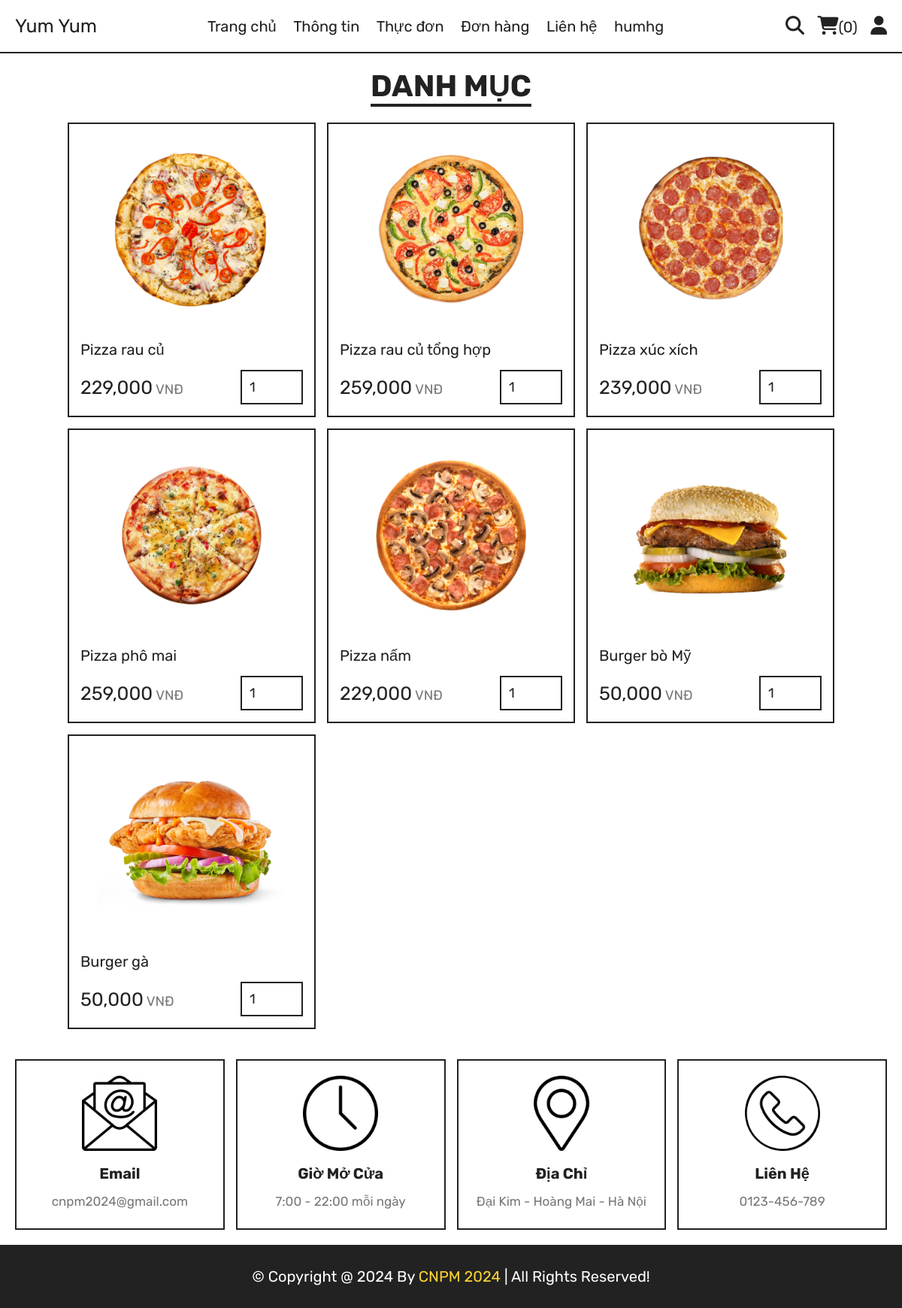
/food_website/category.php?category=Đồ ăn nhanh, run on the app's committed database.
### tables this page shows
CREATE TABLE `products` (
  `id` int(100) NOT NULL,
  `name` varchar(100) NOT NULL,
  `category` varchar(100) NOT NULL,
  `price` int(10) NOT NULL,
  `image` varchar(100) NOT NULL,
  `description` varchar(255) DEFAULT NULL
);

### food_website/category.php (the view, shortened to what this page needs)
<!DOCTYPE html>
<html lang="en">
<head>
   <link rel="stylesheet" href="https://cdnjs.cloudflare.com/ajax/libs/font-awesome/6.1.1/css/all.min.css">
   <link rel="stylesheet" href="css/style.css">
</head>
<body>
<?php include 'components/user_header.php'; ?>
<section class="products">
   <h1 class="title">Danh mục</h1>
   <div class="box-container">
      <?php
         $category = $_GET['category'];
         $select_products = $conn->prepare("SELECT * FROM `products` WHERE category = ?");
         $select_products->execute([$category]);
         if($select_products->rowCount() > 0){
            while($fetch_products = $select_products->fetch(PDO::FETCH_ASSOC)){
      ?>
      <form action="" method="post" class="box">
         <img src="uploaded_img/<?= $fetch_products['image']; ?>" alt="">
         <div class="name"><?= $fetch_products['name']; ?></div>
         <div class="flex">
            <div class="price"><?= number_format($fetch_products['price']); ?><span> VNĐ</span></div>
            <input type="number" name="qty" class="qty" min="1" max="99" value="1" maxlength="2">
         </div>
      </form>
      <?php
            }
         }else{
            echo '<p class="empty">Chưa có sản phẩm được thêm!</p>';
         }
      ?>
   </div>
</section>
<?php include 'components/footer.php'; ?>
</body>
</html>

### food_website/css/style.css (style rules this page uses)
:root { --yellow:#fed330; --red:#e74c3c; --white:#fff; --black:#222; --light-color:#777; --border:.2rem solid var(--black); }
* { font-family: 'Rubik', sans-serif; margin:0; padding:0; box-sizing: border-box; outline: none; border: none; text-decoration: none; }
html { font-size: 62.5%; overflow-x: hidden; scroll-behavior: smooth; stop-opacity: 7rem; }
section { margin:0 auto; max-width: 1200px; padding:2rem; }
.title { text-align: center; margin-bottom: 2.5rem; font-size: 4rem; color:var(--black); text-transform: uppercase; text-decoration: underline; text-underline-offset: 1rem; }
.products .box-container { display: grid; grid-template-columns: repeat(auto-fit, 33rem); justify-content: center; align-items: flex-start; gap:1.5rem; }
.products .box-container .box { border:var(--border); padding:1.5rem; position: relative; overflow: hidden; }
.products .box-container .box img { height: 25rem; width: 100%; object-fit: contain; margin-bottom: 1rem; }
.products .box-container .box .name { font-size: 2rem; color:var(--black); margin:1rem 0; }
.products .box-container .box .flex { display: flex; align-items: center; gap:1rem; margin-top: 1.5rem; }
.products .box-container .box .flex .price { margin-right: auto; font-size: 2.5rem; color:var(--black); }
.products .box-container .box .flex .price span { color:var(--light-color); font-size: 1.8rem; }
.products .box-container .box .flex .qty { padding:1rem; border:var(--border); font-size: 1.8rem; color:var(--black); }

### data on the page
products: image (picture), name "Pizza rau củ", price "229,000"
products: image (picture), name "Pizza rau củ tổng hợp", price "259,000"
products: image (picture), name "Pizza xúc xích", price "239,000"
products: image (picture), name "Pizza phô mai", price "259,000"
products: image (picture), name "Pizza nấm", price "229,000"
products: image (picture), name "Burger bò Mỹ", price "50,000"
products: image (picture), name "Burger gà", price "50,000"

### other printed values
$total_cart_items "0"
